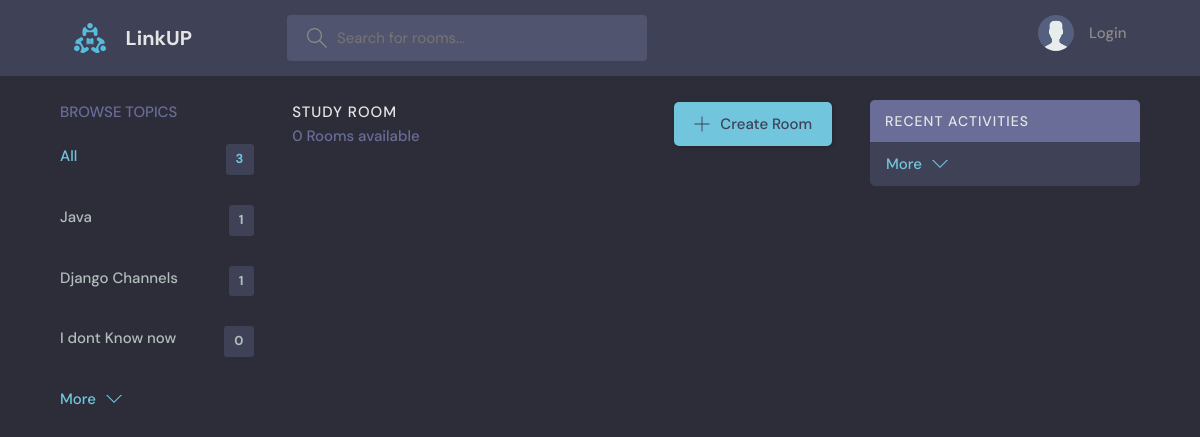
Page /?q=Tablue on the earlier database version.
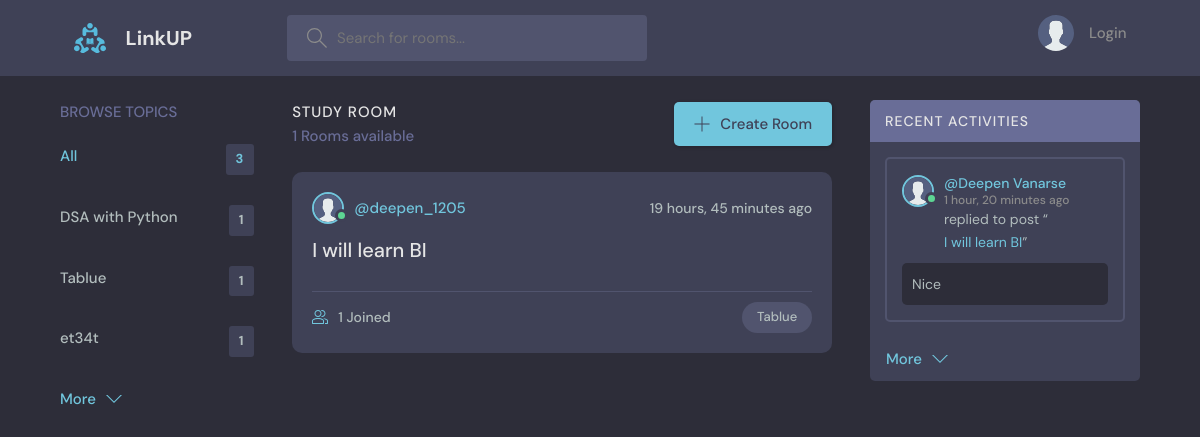
Same page on the later database version.
### base/models.py (models this page shows, shortened)
class Topic(models.Model):
    name = models.CharField(max_length=200)

class Room(models.Model):
    host = models.ForeignKey(User, on_delete=models.SET_NULL, null=True)
    topic = models.ForeignKey(Topic, on_delete= models.SET_NULL, null=True)
    name = models.CharField(max_length=200)
    description = models.TextField(null=True, blank=True)
    participants = models.ManyToManyField(User, related_name='participants', blank=True)
    updated = models.DateTimeField(auto_now=True)
    created = models.DateTimeField(auto_now_add=True)
    class Meta:
        ordering = ['-updated', '-created']
    def __str__(self):
        return self.name

class User(AbstractUser):
    name = models.CharField(max_length=200, null=True)
    email = models.EmailField(unique=True, null=True)
    bio = models.TextField(null=True)
    avatar = models.ImageField(null=True, default="avatar.svg")
    USERNAME_FIELD = 'email'  # Use email as the username
    REQUIRED_FIELDS = []  # Remove 'username' from the required fields
    objects = CustomUserManager()  # Set the custom manager here

class Message(models.Model):
    user = models.ForeignKey(User, on_delete=models.CASCADE)
    room = models.ForeignKey(Room, on_delete=models.CASCADE)
    body = models.TextField()
    updated = models.DateTimeField(auto_now=True)
    created = models.DateTimeField(auto_now_add=True)
    class Meta:
        ordering = ['-updated', '-created']

### base/views.py (the view)
# urls.py: path('', views.home, name = "home"),
def home(request):
    q = request.GET.get('q') if request.GET.get('q') != None else ''
    rooms = Room.objects.filter(
        Q(topic__name__icontains = q) | Q(name__icontains = q) | Q(description__icontains = q)
    )
    topics = Topic.objects.all()[0:10]
    room_count = rooms.count()
    room_messages = Message.objects.filter(Q(room__topic__name__icontains=q))[0:4]
    context = {'rooms' : rooms, 'topics' : topics, 'room_count' : room_count, 'room_messages' : room_messages}
    return render(request, 'base/home.html', context)

### base/templates/base/home.html (shortened to what this page needs)
{% extends "main.html" %}
{% block content %}
    <main class="layout layout--3">
      <div class="container">
        {% include "base/topics_component.html" %}
        <div class="roomList">
          <div class="roomList__header">
            <div>
              <h2>Study Room</h2>
              <p>{{room_count}} Rooms available</p>
            </div>
            <a class="btn btn--main" href="{% url 'create-room' %}">
              <svg version="1.1" xmlns="http://www.w3.org/2000/svg" width="32" height="32" viewBox="0 0 32 32">
                <title>add</title>
                <path
                  d="M16.943 0.943h-1.885v14.115h-14.115v1.885h14.115v14.115h1.885v-14.115h14.115v-1.885h-14.115v-14.115z"
                ></path>
              </svg>
              Create Room
            </a>
          </div>
          {% include 'base/feed_component.html' %}
        </div>
         {% include 'base/activity_component.html' %}
      </div>
    </main>
{% endblock %}

### templates/main.html (shortened to what this page needs)
<!DOCTYPE html>
{% load static %}
<html lang="en">
  <head>
    <link rel="stylesheet" href="{% static 'styles/main.css' %}" />
  </head>
  <body>
    {% include 'navbar.html' %}
    {% block content %}
    {% endblock %}
  </body>
</html>

### templates/navbar.html (shortened to what this page needs)
{% load static %}
<header class="header header--loggedIn">
    <div class="container">
      <a href="{% url 'home' %}" class="header__logo">
        <img src="{% static 'logos/logo.svg' %}" />
        <h1>LinkUP</h1>
      </a>
      <form class="header__search" method="GET" action="{% url 'home' %}">
        <label>
          <input name="q" placeholder="Search for rooms..." />
        </label>
      </form>
      <nav class="header__menu">
        {% if request.user.is_authenticated %}
        <div class="header__user">
          <a href="{% url 'user-profile' user.id %}">
            <div class="avatar avatar--medium active">
              <img src="{{request.user.avatar.url}}" />
            </div>
            <p>{{request.user.name|capfirst}} <span>@{{request.user.username}}</span></p>
          </a>
          <button class="dropdown-button">
            <svg version="1.1" xmlns="http://www.w3.org/2000/svg" width="32" height="32" viewBox="0 0 32 32">
              <title>chevron-down</title>
              <path d="M16 21l-13-13h-3l16 16 16-16h-3l-13 13z"></path>
            </svg>
          </button>
        </div>
        {% else %}
        <a href="{% url 'login' %}">
          <img src="{% static 'images/avatar.svg' %}" />
          <p>Login</p>
        </a>
        {% endif %}
      </nav>
    </div>
  </header>

### base/templates/base/topics_component.html
<div class="topics">
    <div class="topics__header">
      <h2>Browse Topics</h2>
    </div>
    <ul class="topics__list">
      <li>
        <a href="{% url 'home' %}" class="active">All <span>{{topics.count}}</span></a>
      </li>
      {% for topic in topics %}
      <li>
        <a href="{% url 'home' %}?q={{topic.name}}">{{topic.name}} <span>{{topic.room_set.all.count}}</span></a>
      </li>
      {% endfor %}
    </ul>
    <a class="btn btn--link" href="{% url 'topics' %}">
      More
      <svg version="1.1" xmlns="http://www.w3.org/2000/svg" width="32" height="32" viewBox="0 0 32 32">
        <title>chevron-down</title>
        <path d="M16 21l-13-13h-3l16 16 16-16h-3l-13 13z"></path>
      </svg>
    </a>
  </div>

### base/templates/base/feed_component.html (shortened to what this page needs)
{% for room in rooms %}
<div class="roomListRoom">
            <div class="roomListRoom__header">
              <a href="{% url 'user-profile' room.host.id %}" class="roomListRoom__author">
                <div class="avatar avatar--small">
                  <img src="{{room.host.avatar.url}}" />
                </div>
                <span>@{{room.host.username}}</span>
              </a>
              <div class="roomListRoom__actions">
                <span>{{room.created|timesince}} ago</span>
              </div>
            </div>
            <div class="roomListRoom__content">
              <a href="{% url 'room' room.id %}">{{room.name}}</a>
            </div>
            <div class="roomListRoom__meta">
              <a href="{% url 'room' room.id %}" class="roomListRoom__joined">
                {{room.participants.all.count}} Joined
              </a>
              <p class="roomListRoom__topic">{{room.topic.name}}</p>
            </div>
          </div>
{% endfor %}

### base/templates/base/activity_component.html (shortened to what this page needs)
<div class="activities">
    <div class="activities__header">
      <h2>Recent Activities</h2>
    </div>
    {% for message in room_messages %}
    <div class="activities__box">
      <div class="activities__boxHeader roomListRoom__header">
        <a href="{% url 'user-profile' message.user.id %}" class="roomListRoom__author">
          <div class="avatar avatar--small">
            <img src="{{message.user.avatar.url}}" />
          </div>
          <p>
            @{{ message.user.name }}
            <span>{{ message.created|timesince }} ago</span>
          </p>
        </a>
      </div>
      <div class="activities__boxContent">
        <p>replied to post “<a href="{% url 'room' message.room.id%}">{{message.room}}</a>”</p>
        <div class="activities__boxRoomContent">
          {{message.body}}
        </div>
      </div>
    </div>
    {% endfor %}
    <div style="padding: 10px 0; color: #71c6dd;">
      <div style="margin-left: 16px;">
        <a class="btn btn--link" href="{% url 'activity' %}" style="color: #71c6dd; text-decoration: none;">
          More
          <svg version="1.1" xmlns="http://www.w3.org/2000/svg" width="32" height="32" viewBox="0 0 32 32" style="vertical-align: middle ;">
            <title>chevron-down</title>
            <path d="M16 21l-13-13h-3l16 16 16-16h-3l-13 13z"></path>
          </svg>
        </a>
      </div>
    </div>
  </div>

Differences in the rows shown:
changed Topic id 1: name "Java" → "DSA with Python"
changed Topic: name "Django Channels" → "Tablue"
changed Topic (number 3 of 3 on the later page): name "I dont Know now" → "et34t"; room_set.all.count "0" → "1"
now on this page (row edited): Room: host.avatar (placeholder picture), host.username "deepen_1205", created "19 hours, 45 minutes", name "I will learn BI", participants.all.count "1", topic.name "Tablue"
added Message: user.avatar (placeholder picture), user.name "Deepen Vanarse", created "1 hour, 20 minutes", room "I will learn BI", body "Nice"
Other differences:
{{ room_count }}: "0" → "1"
